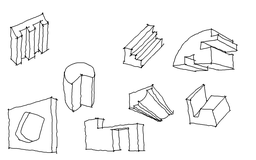
#> input picture LZ_Test.png, 256 x 160 px, shrunk from 1536 x 960 before the run
$ python extrusion_debug_cn.py LZ_Test.png
#> lines starting #> are read from the running program, lines starting #| are printed output that depends on the picture; after the words box and inside, x2 and y2 are one past the last pixel; in counts of white or black regions, pixels touching at a corner belong together
# extrusion_debug_cn.py
# Robust debug version for sketch extrusion detection.
# Key fix: trace_strokes uses crossing number instead of raw degree!=2,
# avoiding false junctions caused by 8-neighbor stair-step skeleton artifacts.

import argparse
import math
import os

import cv2
import numpy as np


# ============================================================
# 1. Preprocess + thinning
# ============================================================

# [58 lines left out: function zhang_suen_thinning, not called in this run]


def remove_small_components(mask, min_area=8):
    num, labels, stats, _ = cv2.connectedComponentsWithStats(mask, connectivity=8)
    out = np.zeros_like(mask)

    for i in range(1, num):
        area = stats[i, cv2.CC_STAT_AREA]
        if area >= min_area:
            out[labels == i] = 255

    return out


def preprocess(
    image_path,
    invert=True,
    close_kernel=3,
    close_iter=1,
    dilate_iter=1,
    min_component_area=12,
    min_skel_component_area=6,
):
#> called with image_path = 'LZ_Test.png', invert = True, close_kernel = 3, close_iter = 1, dilate_iter = 1, min_component_area = 12, min_skel_component_area = 6
    img = cv2.imread(image_path)
#> img is the input picture: shape (160, 256, 3); min 0, max 255, mean 244.6
    if img is None:
        raise FileNotFoundError(image_path)

    gray = cv2.cvtColor(img, cv2.COLOR_BGR2GRAY)
    gray_blur = cv2.GaussianBlur(gray, (3, 3), 0)
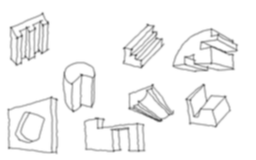
#> gray_blur: shape (160, 256); min 84, max 255, mean 244.6

    if invert:
        _, bw = cv2.threshold(gray_blur, 0, 255, cv2.THRESH_BINARY_INV + cv2.THRESH_OTSU)
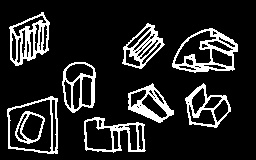
#> bw: shape (160, 256); 14.3% white; 9 white regions, largest, box (x1, y1, x2, y2) and area: (172, 28, 238, 73) 989, (9, 12, 50, 66) 924, (122, 23, 165, 69) 674
    else:
        _, bw = cv2.threshold(gray_blur, 0, 255, cv2.THRESH_BINARY + cv2.THRESH_OTSU)

    if close_kernel > 0 and close_iter > 0:
        k = np.ones((close_kernel, close_kernel), np.uint8)
        bw = cv2.morphologyEx(bw, cv2.MORPH_CLOSE, k, iterations=close_iter)
#> bw: shape (160, 256); 16.7% white; 9 white regions, largest, box (x1, y1, x2, y2) and area: (9, 12, 50, 66) 1226, (172, 28, 238, 73) 1127, (122, 23, 165, 69) 964

    if dilate_iter > 0:
        bw = cv2.dilate(bw, np.ones((2, 2), np.uint8), iterations=dilate_iter)
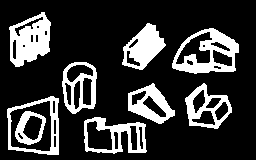
#> bw: shape (160, 256); 21.3% white; 9 white regions, largest, box (x1, y1, x2, y2) and area: (9, 12, 51, 67) 1440, (172, 28, 239, 74) 1424, (122, 23, 166, 70) 1104

    bw = remove_small_components(bw, min_area=min_component_area)
#> in remove_small_components, `num, labels, stats, _ = cv2.connectedComponentsWithStats(mask, connect..`:
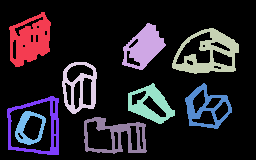
#> labels: shape (160, 256) int32; 10 distinct labels, from 0 to 9; one colour per label, 0 black
#> in remove_small_components, `num, labels, stats, _ = cv2.connectedComponentsWithStats(mask, connect..`: num = 10; stats = [[0, 0, 256, 160, 32216], [9, 12, 42, 55, 1440], [122, 23, 44, 47, 1104], [172, 28, 67, 46, 1424], [62, 62, 35, 52, 808], [128, 83, 47, 41, 884], [185, 83, 47, 46, 843], [7, 96, 52, 59, 809], [15, 111, 31, 34, 454], [84, 117, 63, 37, 978]]
#> the loop in remove_small_components, `for i in range(1, num):` made 9 passes
#> area on passes 1 to 8: 1440, 1104, 1424, 808, 884, 843, 809, 454

    try:
        skel = cv2.ximgproc.thinning(bw)
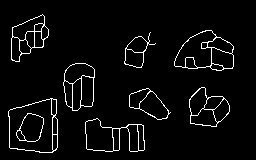
#> skel: shape (160, 256); 4.3% white in thin lines or dots, all inside (x1, y1, x2, y2) = (8, 14, 234, 153)
    except Exception:
        skel = zhang_suen_thinning(bw)

    skel = remove_small_components(skel, min_area=min_skel_component_area)
#> call 2 of remove_small_components, with min_area = 6
#> in remove_small_components (call 2), `num, labels, stats, _ = cv2.connectedComponentsWithStats(mask, connect..`:
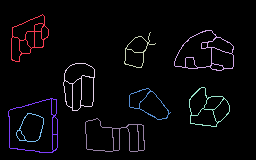
#> labels: shape (160, 256) int32; 10 distinct labels, from 0 to 9; one colour per label, 0 black
#> in remove_small_components (call 2), `num, labels, stats, _ = cv2.connectedComponentsWithStats(mask, connect..`: stats = [[0, 0, 256, 160, 39179], [11, 14, 38, 48, 242], [174, 30, 60, 41, 280], [124, 32, 32, 36, 119], [63, 63, 32, 48, 213], [189, 87, 41, 40, 198], [129, 88, 42, 32, 129], [8, 98, 50, 55, 246], [16, 113, 28, 29, 99], [85, 118, 60, 34, 255]]
#> the loop in remove_small_components (call 2), `for i in range(1, num):` made 9 passes
#> area on passes 1 to 8: 242, 280, 119, 213, 198, 129, 246, 99
    return img, bw, skel


# ============================================================
# 2. Skeleton graph utilities
# ============================================================

def get_neighbors(mask, p):
    """
    Safer skeleton neighbors.

    4-neighbor is always allowed.
    Diagonal neighbor is allowed only when it is not a corner-cutting shortcut.
    This reduces false junctions from 8-neighbor stair-step artifacts.
    """
    x, y = p
    h, w = mask.shape
    out = []

    # 4-neighbors
    for dx, dy in [(1, 0), (-1, 0), (0, 1), (0, -1)]:
        xx, yy = x + dx, y + dy
        if 0 <= xx < w and 0 <= yy < h and mask[yy, xx] > 0:
            out.append((xx, yy))

    # diagonal neighbors
    for dx, dy in [(1, 1), (1, -1), (-1, 1), (-1, -1)]:
        xx, yy = x + dx, y + dy
        if not (0 <= xx < w and 0 <= yy < h):
            continue
        if mask[yy, xx] == 0:
            continue

        side1_x, side1_y = x + dx, y
        side2_x, side2_y = x, y + dy

        side1 = 0 <= side1_x < w and 0 <= side1_y < h and mask[side1_y, side1_x] > 0
        side2 = 0 <= side2_x < w and 0 <= side2_y < h and mask[side2_y, side2_x] > 0

        # If an orthogonal route exists, diagonal is likely only a shortcut.
        if not side1 and not side2:
            out.append((xx, yy))

    return out


def edge_key(a, b):
    return tuple(sorted((a, b)))


def raw_8_neighbor_values(mask, p):
    """
    Return P2...P9 around p:
      P2=N, P3=NE, P4=E, P5=SE, P6=S, P7=SW, P8=W, P9=NW.
    """
    x, y = p
    h, w = mask.shape

    coords = [
        (x, y - 1),
        (x + 1, y - 1),
        (x + 1, y),
        (x + 1, y + 1),
        (x, y + 1),
        (x - 1, y + 1),
        (x - 1, y),
        (x - 1, y - 1),
    ]

    vals = []
    for xx, yy in coords:
        vals.append(1 if 0 <= xx < w and 0 <= yy < h and mask[yy, xx] > 0 else 0)
    return vals


def crossing_number(mask, p):
    """
    Skeleton connectivity/crossing number.
    Endpoint usually CN=1, regular curve point CN=2, branch CN>=3.
    """
    vals = raw_8_neighbor_values(mask, p)
    transitions = 0
    for i in range(8):
        if vals[i] != vals[(i + 1) % 8]:
            transitions += 1
    return transitions // 2


def skeleton_node_type(mask, p):
    deg = len(get_neighbors(mask, p))
    cn = crossing_number(mask, p)

    if deg == 0:
        return "isolated"
    if deg == 1:
        return "endpoint"
    if cn >= 3:
        return "branch"
    return "regular"


def choose_best_continuation(prev, cur, candidates):
    if not candidates:
        return None
    if len(candidates) == 1:
        return candidates[0]

    prev_v = np.array([cur[0] - prev[0], cur[1] - prev[1]], dtype=np.float64)
    n = np.linalg.norm(prev_v)
    if n < 1e-8:
        return candidates[0]
    prev_v /= n

    best = None
    best_score = -1e9
    for q in candidates:
        next_v = np.array([q[0] - cur[0], q[1] - cur[1]], dtype=np.float64)
        m = np.linalg.norm(next_v)
        if m < 1e-8:
            continue
        next_v /= m
        score = float(np.dot(prev_v, next_v))
        if score > best_score:
            best_score = score
            best = q
    return best


# ============================================================
# 3. Robust skeleton tracing
# ============================================================

def trace_strokes(skel, min_pixels=3):
    """
    Robust skeleton tracing.

    Instead of cutting at every raw degree!=2 pixel, this uses crossing number:
      endpoint = true endpoint
      branch = true topological branch
      regular = everything else, including many raw degree=3 stair-step artifacts.
    """
#> called with min_pixels = 3
    ys, xs = np.where(skel > 0)
#> ys = 1781 values from 14 to 152; xs = 1781 values, max 233 at index 312, min 8 at index 1134, mean 112.5
    pixels = set(zip(xs.tolist(), ys.tolist()))
#> pixels = 1781 items

    if not pixels:
        return []

    node_type = {}
    nodes = set()
    for p in pixels:
        t = skeleton_node_type(skel, p)
        node_type[p] = t
        if t in ("endpoint", "branch"):
            nodes.add(p)
#> this loop made 1781 passes
#> (deg in skeleton_node_type, cn in skeleton_node_type, t) on passes 1 to 3: (2, 2, 'regular'), (2, 2, 'regular'), (2, 2, 'regular')

    visited_edges = set()
    strokes = []

    # Trace paths from true endpoints / true branches
    for start in list(nodes):
        for nb in get_neighbors(skel, start):
            ek = edge_key(start, nb)
            if ek in visited_edges:
                continue

            path = [start]
            prev = start
            cur = nb
            visited_edges.add(ek)
            safety = 0

            while True:
                safety += 1
                if safety > 20000:
                    break

                path.append(cur)

                if cur in nodes and cur != start:
                    break

                nbs = [q for q in get_neighbors(skel, cur) if q != prev]
                nbs_unvisited = [q for q in nbs if edge_key(cur, q) not in visited_edges]
                if not nbs_unvisited:
                    break

                nxt = choose_best_continuation(prev, cur, nbs_unvisited)
                if nxt is None:
                    break

                visited_edges.add(edge_key(cur, nxt))
                prev, cur = cur, nxt

            if len(path) >= min_pixels:
                strokes.append(np.array(path, dtype=np.float32))
#> this loop made 51 passes
#> start on passes 1 to 8: (150, 32), (223, 68), (93, 77), (203, 108), (34, 31), (52, 134), (139, 108), (197, 67)

    # Trace remaining pure cycles / unvisited chains
    for p in pixels:
        for nb in get_neighbors(skel, p):
            if edge_key(p, nb) in visited_edges:
                continue

            start = p
            prev = p
            cur = nb
            path = [start]
            visited_edges.add(edge_key(start, cur))
            safety = 0

            while True:
                safety += 1
                if safety > 20000:
                    break

                path.append(cur)

                nbs = [q for q in get_neighbors(skel, cur) if q != prev]
                nbs_unvisited = [q for q in nbs if edge_key(cur, q) not in visited_edges]
                if not nbs_unvisited:
                    break

                nxt = choose_best_continuation(prev, cur, nbs_unvisited)
                if nxt is None:
                    break

                if nxt == start:
                    visited_edges.add(edge_key(cur, nxt))
                    path.append(start)
                    break

                visited_edges.add(edge_key(cur, nxt))
                prev, cur = cur, nxt

            if len(path) >= min_pixels:
                strokes.append(np.array(path, dtype=np.float32))
#> this loop made 1781 passes
#> p on passes 1 to 3: (26, 21), (213, 113), (205, 109)

    return strokes


# ============================================================
# 4. Stroke merge and geometry
# ============================================================

def stroke_arc_length(points):
    if len(points) < 2:
        return 0.0
    d = np.diff(points, axis=0)
    return float(np.sum(np.sqrt(np.sum(d * d, axis=1))))


def stroke_chord_length(points):
    if len(points) < 2:
        return 0.0
    return float(np.linalg.norm(points[-1] - points[0]))


def stroke_straightness(points):
    arc = stroke_arc_length(points)
    chord = stroke_chord_length(points)
    if arc < 1e-8:
        return 0.0
    return chord / arc


def endpoint_tangent(stroke, at_start=True, k=8):
    if len(stroke) < 2:
        return None
    k = min(k, len(stroke) - 1)
    if at_start:
        v = stroke[k] - stroke[0]
    else:
        v = stroke[-1] - stroke[-1 - k]
    n = np.linalg.norm(v)
    if n < 1e-8:
        return None
    return v / n


def angle_between_vectors(v1, v2):
    if v1 is None or v2 is None:
        return 180.0
    v1 = v1 / (np.linalg.norm(v1) + 1e-12)
    v2 = v2 / (np.linalg.norm(v2) + 1e-12)
    c = float(np.dot(v1, v2))
    c = np.clip(c, -1.0, 1.0)
    return math.degrees(math.acos(c))


def merge_two_strokes(s1, end1, s2, end2):
    a = s1.copy()
    b = s2.copy()

    # Put connected endpoints at a[-1] and b[0].
    if end1 == 0:
        a = a[::-1]
    if end2 == 1:
        b = b[::-1]

    if np.linalg.norm(a[-1] - b[0]) < 1e-6:
        merged = np.vstack([a, b[1:]])
    else:
        merged = np.vstack([a, b])
    return merged.astype(np.float32)


def can_merge_strokes(s1, end1, s2, end2, max_gap=10.0, max_angle=40.0):
    p1 = s1[0] if end1 == 0 else s1[-1]
    p2 = s2[0] if end2 == 0 else s2[-1]
    gap = float(np.linalg.norm(p1 - p2))
    if gap > max_gap:
        return False, gap, 180.0

    t1 = endpoint_tangent(s1, at_start=(end1 == 0))
    t2 = endpoint_tangent(s2, at_start=(end2 == 0))
    if t1 is None or t2 is None:
        return False, gap, 180.0

    angle = angle_between_vectors(t1, t2)
    angle = min(angle, 180.0 - angle)
    if angle > max_angle:
        return False, gap, angle
    return True, gap, angle


def merge_strokes_by_endpoint(strokes, max_gap=10.0, max_angle=40.0, max_iters=80, min_length_after_merge=3):
#> called with max_gap = 10, max_angle = 40, max_iters = 80, min_length_after_merge = 3
    strokes = [s.copy() for s in strokes if len(s) >= min_length_after_merge]

    for _ in range(max_iters):
        best = None
        n = len(strokes)

        for i in range(n):
            for j in range(i + 1, n):
                for end_i in [0, 1]:
                    for end_j in [0, 1]:
                        ok, gap, angle = can_merge_strokes(
                            strokes[i], end_i, strokes[j], end_j,
                            max_gap=max_gap, max_angle=max_angle
                        )
                        if not ok:
                            continue
                        cost = gap + 0.2 * angle
                        if best is None or cost < best["cost"]:
                            best = {"i": i, "j": j, "end_i": end_i, "end_j": end_j, "cost": cost}

        if best is None:
            break

        i, j = best["i"], best["j"]
        merged = merge_two_strokes(strokes[i], best["end_i"], strokes[j], best["end_j"])
        strokes = [s for k, s in enumerate(strokes) if k not in (i, j)] + [merged]

    return strokes

def fit_line_to_points(points):
    pts = points.astype(np.float64)
    center = pts.mean(axis=0)
    X = pts - center
    cov = X.T @ X / max(len(points), 1)
    vals, vecs = np.linalg.eigh(cov)
    direction = vecs[:, np.argmax(vals)]
    direction = direction / (np.linalg.norm(direction) + 1e-12)
    a = -direction[1]
    b = direction[0]
    c = -(a * center[0] + b * center[1])
    n = math.hypot(a, b)
    line = np.array([a / n, b / n, c / n], dtype=np.float64)
    return line, direction, center


def build_stroke_infos(strokes):
    infos = []
    for i, pts in enumerate(strokes):
        if len(pts) < 2:
            continue
        arc = stroke_arc_length(pts)
        chord = stroke_chord_length(pts)
        straight = stroke_straightness(pts)
        line, direction, center = fit_line_to_points(pts)
        infos.append({
            "index": i,
            "points": pts,
            "arc": arc,
            "chord": chord,
            "straightness": straight,
            "line": line,
            "direction": direction,
            "center": center,
        })
#> this loop made 26 passes
    return infos


# [22 lines left out: functions intersect_lines, point_line_distance, angle_line_to_vp, not called in this run]


# ============================================================
# 5. Direction model
# ============================================================

def estimate_vp_from_strokes(stroke_infos, image_shape, min_length=60, min_straightness=0.9, dist_thresh=8.0, angle_thresh=12.0):
    h, w = image_shape[:2]
    line_strokes = [s for s in stroke_infos if s["arc"] >= min_length and s["straightness"] >= min_straightness]

    if len(line_strokes) < 2:
        return None, line_strokes

    candidates = []
    for i in range(len(line_strokes)):
        for j in range(i + 1, len(line_strokes)):
            l1 = line_strokes[i]["line"]
            l2 = line_strokes[j]["line"]
            normal_dot = abs(l1[0] * l2[0] + l1[1] * l2[1])
            if normal_dot > 0.995:
                continue
            p = intersect_lines(l1, l2)
            if p is None:
                continue
            if abs(p[0]) > 12 * w or abs(p[1]) > 12 * h:
                continue
            candidates.append(p)

    if not candidates:
        return None, line_strokes

    best = None
    for vp in candidates:
        inliers = []
        score = 0.0
        for s in line_strokes:
            d = point_line_distance(s["line"], vp)
            a = angle_line_to_vp(s["direction"], s["center"], vp)
            if d <= dist_thresh and a <= angle_thresh:
                inliers.append(s)
                score += s["arc"] * s["straightness"] / (1.0 + d)
        if len(inliers) < 2:
            continue
        if best is None or score > best["score"]:
            best = {"mode": "vp", "vp": vp, "score": float(score), "inliers": inliers}
    return best, line_strokes


def angle_between_dirs(d1, d2):
    d1 = d1 / (np.linalg.norm(d1) + 1e-12)
    d2 = d2 / (np.linalg.norm(d2) + 1e-12)
    c = abs(float(np.dot(d1, d2)))
    c = np.clip(c, -1.0, 1.0)
    return math.degrees(math.acos(c))


def fallback_parallel_direction(line_strokes, angle_cluster_thresh=18.0):
#> called with angle_cluster_thresh = 18
    if len(line_strokes) < 1:
        return None

    best_group = []
    for s in line_strokes:
        base_dir = s["direction"]
        group = [t for t in line_strokes if angle_between_dirs(base_dir, t["direction"]) <= angle_cluster_thresh]
        if len(group) > len(best_group):
            best_group = group
#> this loop made 1 pass

    if not best_group:
        return None

    dirs = []
    ref = best_group[0]["direction"]
    for s in best_group:
        d = s["direction"].copy()
        if np.dot(d, ref) < 0:
            d = -d
        dirs.append(d)

    v = np.mean(dirs, axis=0)
    v = v / (np.linalg.norm(v) + 1e-12)
    if v[1] < 0:
        v = -v
    score = sum(s["arc"] * s["straightness"] for s in best_group)
    return {"mode": "parallel", "direction": v, "score": float(score), "inliers": best_group}


# [11 lines left out: function foreground_bbox, not called in this run]


def point_inside_bbox(p, bbox):
    x0, y0, x1, y1 = bbox
    return x0 <= p[0] <= x1 and y0 <= p[1] <= y1


def choose_extrusion_model(args, infos, img_shape, skel):
    line_strokes = [s for s in infos if s["arc"] >= args.min_stroke_length and s["straightness"] >= args.straightness]

    if args.force_parallel:
        return fallback_parallel_direction(line_strokes, angle_cluster_thresh=args.parallel_angle_thresh), line_strokes

    if args.vp is not None:
        vp = np.array(args.vp, dtype=np.float64)
        inliers = []
        score = 0.0
        for s in line_strokes:
            d = point_line_distance(s["line"], vp)
            a = angle_line_to_vp(s["direction"], s["center"], vp)
            if d <= args.dist_thresh and a <= args.angle_thresh:
                inliers.append(s)
                score += s["arc"] * s["straightness"] / (1.0 + d)
        return {"mode": "vp", "vp": vp, "score": float(score), "inliers": inliers}, line_strokes

    vp_model, line_strokes = estimate_vp_from_strokes(
        infos,
        img_shape,
        min_length=args.min_stroke_length,
        min_straightness=args.straightness,
        dist_thresh=args.dist_thresh,
        angle_thresh=args.angle_thresh,
    )
    parallel_model = fallback_parallel_direction(line_strokes, angle_cluster_thresh=args.parallel_angle_thresh)
    model = vp_model

    if model is not None and args.reject_vp_near_object:
        bbox = foreground_bbox(skel, margin_ratio=args.vp_reject_bbox_margin)
        if bbox is not None and point_inside_bbox(model["vp"], bbox):
            print("[info] Rejecting finite VP because it is inside/near object bbox.")
            model = parallel_model

    if model is not None and parallel_model is not None:
        if model["score"] < args.vp_score_ratio * parallel_model["score"]:
            print("[info] Parallel model is comparable to VP model; using parallel.")
            model = parallel_model

    if model is None:
        model = parallel_model
    return model, line_strokes


# ============================================================
# 6. Masks + candidates
# ============================================================

def draw_polyline_mask(mask, points, thickness):
    pts = points.reshape(-1, 1, 2).astype(np.int32)
    cv2.polylines(mask, [pts], False, 255, thickness, cv2.LINE_AA)


def make_side_mask(skel, model, side_thickness=5):
#> called with side_thickness = 4
    mask = np.zeros_like(skel)
#> mask: shape (160, 256); every value is 0
    for s in model["inliers"]:
        draw_polyline_mask(mask, s["points"], side_thickness)
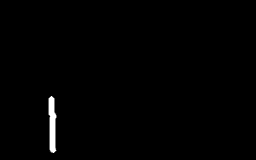
#> mask: shape (160, 256); min 0, max 255, mean 2.1
    mask = cv2.bitwise_and(mask, skel)
    mask = cv2.dilate(mask, np.ones((2, 2), np.uint8), iterations=1)
#> (the rest of the program and of its run is left out)
